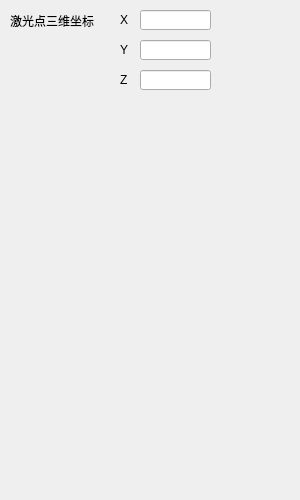
<?xml version="1.0" encoding="UTF-8"?>
<ui version="4.0">
 <class>lasDataDlg</class>
 <widget class="QDialog" name="lasDataDlg">
  <property name="geometry">
   <rect>
    <x>0</x>
    <y>0</y>
    <width>300</width>
    <height>500</height>
   </rect>
  </property>
  <property name="windowTitle">
   <string>lasDataDlg</string>
  </property>
  <widget class="QLabel" name="label">
   <property name="geometry">
    <rect>
     <x>10</x>
     <y>10</y>
     <width>91</width>
     <height>21</height>
    </rect>
   </property>
   <property name="text">
    <string>激光点三维坐标</string>
   </property>
  </widget>
  <widget class="QLabel" name="label_2">
   <property name="geometry">
    <rect>
     <x>120</x>
     <y>10</y>
     <width>20</width>
     <height>20</height>
    </rect>
   </property>
   <property name="text">
    <string>X</string>
   </property>
  </widget>
  <widget class="QLabel" name="label_3">
   <property name="geometry">
    <rect>
     <x>120</x>
     <y>40</y>
     <width>20</width>
     <height>20</height>
    </rect>
   </property>
   <property name="text">
    <string>Y</string>
   </property>
  </widget>
  <widget class="QLabel" name="label_4">
   <property name="geometry">
    <rect>
     <x>120</x>
     <y>70</y>
     <width>20</width>
     <height>20</height>
    </rect>
   </property>
   <property name="text">
    <string>Z</string>
   </property>
  </widget>
  <widget class="QLineEdit" name="lineEdit">
   <property name="geometry">
    <rect>
     <x>140</x>
     <y>10</y>
     <width>71</width>
     <height>20</height>
    </rect>
   </property>
  </widget>
  <widget class="QLineEdit" name="lineEdit_2">
   <property name="geometry">
    <rect>
     <x>140</x>
     <y>40</y>
     <width>71</width>
     <height>20</height>
    </rect>
   </property>
  </widget>
  <widget class="QLineEdit" name="lineEdit_3">
   <property name="geometry">
    <rect>
     <x>140</x>
     <y>70</y>
     <width>71</width>
     <height>20</height>
    </rect>
   </property>
  </widget>
 </widget>
 <layoutdefault spacing="6" margin="11"/>
 <resources/>
 <connections/>
</ui>
